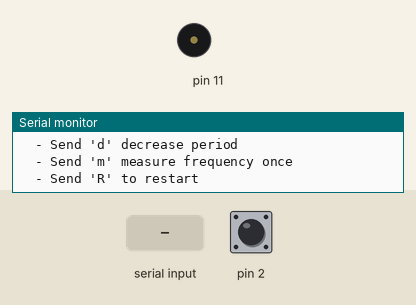
The program below on a simulated Arduino Pro Mini, built with avr-gcc and run on an emulated ATmega328P. Shown: buzzer (waves = sounding), the last lines printed to the serial monitor. The test bench sets the inputs (shaded band); at power-on: pin 2 HIGH.

Above: at 1.2 s.
1.3 s: "D" received over Serial
At 2.3 s:
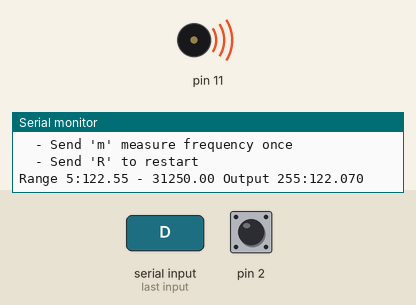
2.8 s: "U" received over Serial
At 3.4 s:
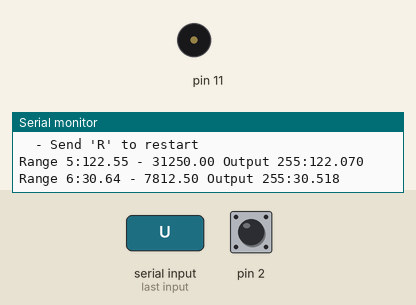
Timing chart, 0 to 5.8 s (numbered marks = the images above; inputs shaded):
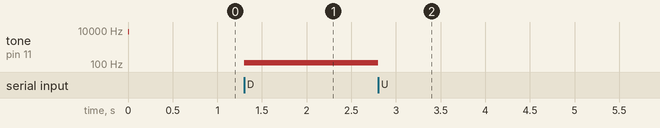

Measured:
- after the input at 1.3 s, tone on pin 11: silent → 122 Hz at once
- after the input at 2.8 s, tone on pin 11: 122 Hz → silent at once

The program:

main.cpp
```cpp
#include <Arduino.h>
#include "FrequencySensor.h"


// Ok upto 31KHz then starts to fail,
// has errors before indicating sensitivity to pulse edges.

FrequencySensor frequencySensor;

uint8_t counter = 255;
uint8_t range = 6;
double frequency = 0;
#define NRANGES 7
// change the prescaler TCCR2B with WGM22(0x08) set.
const uint8_t ranges[] = {
    0x09, // /1
    0x0A, // /8
    0x0B, // /32
    0x0C, // 64
    0x0D, // 128
    0x0E, // 256
    0x0F, // 1024
};
const uint16_t prescale[] = {
    1,
    8,
    32,
    64,
    128,
    256,
    1024
};


void showHelp() {
  Serial.println(F("Test Frequency measurements"));
  Serial.println(F("Frequency Output is on pin MOSI/D11 "));
  Serial.println(F("Measurement pin depends on the method, see boot message "));
  Serial.println(F("  - Send 'h' to show this message"));
  Serial.println(F("  - Send 'U' increase range"));
  Serial.println(F("  - Send 'D' decrease range"));
  Serial.println(F("  - Send 'u' increase period"));
  Serial.println(F("  - Send 'd' decrease period"));
  Serial.println(F("  - Send 'm' measure frequency once"));
  Serial.println(F("  - Send 'R' to restart"));
}

void setFrequency() {
    TCCR2B = ranges[range];
    OCR2A = counter;
    frequency = 16000000.0/((double)prescale[range]*2*(1.0+(double)counter));
    double lowerFrequency = 16000000.0/((double)prescale[range]*2*255);
    double upperFrequency = 16000000.0/((double)prescale[range]*2*1);
    Serial.print("Range ");
    Serial.print(range);
    Serial.print(":");
    Serial.print(lowerFrequency);
    Serial.print(" - ");
    Serial.print(upperFrequency);
    Serial.print(" Output ");
    Serial.print(counter);
    Serial.print(":");
    Serial.println(frequency,3);
}

void(* resetDevice) (void) = 0; //declare reset function @ address 0


void checkCommand() {
  if (Serial.available()) {
    char chr = Serial.read();
    switch ( chr ) {
      case 'h': showHelp(); break;
      case 'U':
        if ( range < NRANGES-1) {
            range++;
        }
        setFrequency();
        break;
      case 'D':
        if ( range > 0) {
            range--;
        }
        setFrequency();
        break;
      case 'u':
        if ( counter < 255) {
            counter++;
        }
        setFrequency();
        break;
      case 'd':
        if ( counter > 2) {
            counter--;
        }
        setFrequency();
        break;
      case 'm':
        {
            double measuredFrequency = frequencySensor.readHz();
            double error = frequency - measuredFrequency;
            double percent = 100.0*(error/frequency);
            Serial.print("Frequency input:");
            Serial.print(frequency,5);
            Serial.print("Hz measured: ");
            Serial.print(measuredFrequency,5);
            Serial.print("Hz error: ");
            Serial.print(error);
            Serial.print("Hz error: ");
            Serial.print(percent);
            Serial.println("%");
        }
        break;
      case 'R':
        Serial.println(F("Restart"));
        delay(100);
        resetDevice();
        break;
    }
  }
}

void setup() {
  Serial.begin(115200);
  frequencySensor.begin();


  pinMode(11, OUTPUT);  //5 Hz with 50% DC signal will appear on PB3/MOSI/D11
  TCCR2A = 0x00;   //reset
  TCCR2B = 0x00;   //TC1 reset and OFF
  //fOC1A (DPin-9) = clckSys/(N*(1+ICR1)); Mode-14 FPWM; OCR1A controls duty cycle
  // 5 = 16000000/(64*(1+ICR1)) ==> ICR1 = 49999
  TCCR2A = (1<<COM2A0)|(1<<WGM21)|(1<<WGM20); // Fasy PGM mode 7, toggle OC2A on compare match, so ICR2 == 50% cycle
  setFrequency();
  showHelp();

}


void loop() {
    checkCommand();
}
```
